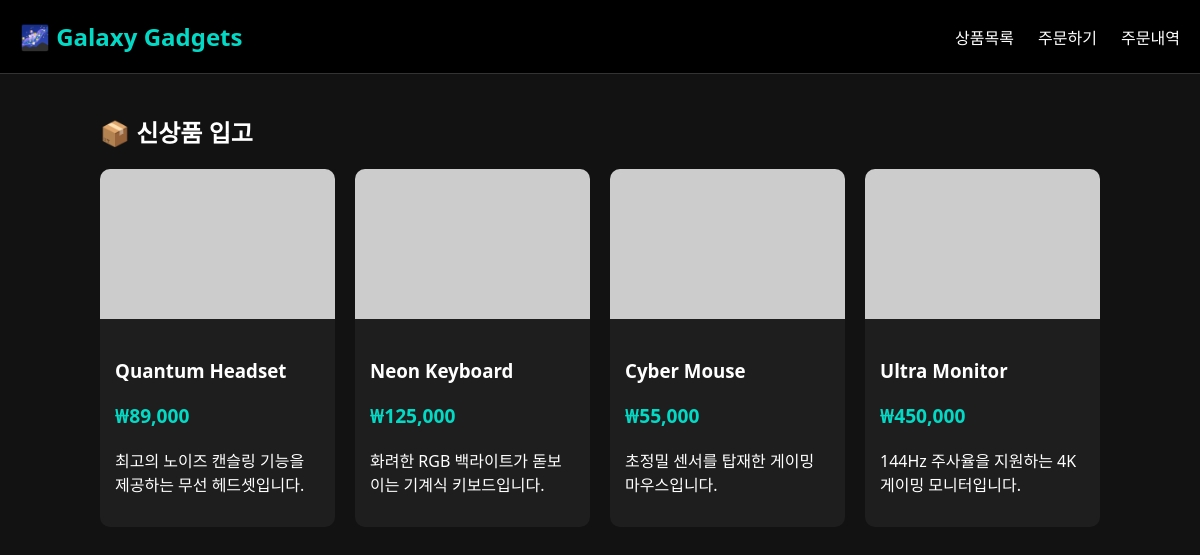
The app's page /app/products.php with its own data.
### tables this page shows
CREATE TABLE IF NOT EXISTS products (
    id INT AUTO_INCREMENT PRIMARY KEY,
    name VARCHAR(100) NOT NULL,
    price INT NOT NULL,
    description TEXT,
    image_url VARCHAR(255)
);

### app/products.php (the view, shortened to what this page needs)
<?php require_once 'db.php'; ?>
<!DOCTYPE html>
<html lang="ko">
<head>
    <link rel="stylesheet" href="style.css">
</head>
<body>
    <header>
        <a href="index.php" class="logo">🌌 Galaxy Gadgets</a>
        <nav>
            <a href="products.php">상품목록</a>
            <a href="order.php">주문하기</a>
            <a href="my_orders.php">주문내역</a>
        </nav>
    </header>
    <main>
        <h2>📦 신상품 입고</h2>
        <div class="product-grid">
            <?php
            $stmt = $pdo->query("SELECT * FROM products");
            while ($row = $stmt->fetch()):
            ?>
            <div class="card">
                <img src="<?= htmlspecialchars($row['image_url']) ?>" alt="상품 이미지">
                <div class="card-body">
                    <h3><?= htmlspecialchars($row['name']) ?></h3>
                    <p class="price">₩<?= number_format($row['price']) ?></p>
                    <p><?= htmlspecialchars($row['description']) ?></p>
                </div>
            </div>
            <?php endwhile; ?>
        </div>
    </main>
</body>
</html>

### app/style.css (style rules this page uses)
:root { --bg-color: #121212; --card-bg: #1e1e1e; --primary: #bb86fc; --secondary: #03dac6; --text: #ffffff; }
body { font-family: 'Segoe UI', Tahoma, Geneva, Verdana, sans-serif; background-color: var(--bg-color); color: var(--text); margin: 0; padding: 0; }
header { background-color: #000; padding: 20px; display: flex; justify-content: space-between; align-items: center; border-bottom: 1px solid #333; }
.logo { font-size: 1.5rem; font-weight: bold; color: var(--secondary); text-decoration: none; }
nav a { color: var(--text); text-decoration: none; margin-left: 20px; font-weight: 500; }
main { max-width: 1000px; margin: 40px auto; padding: 0 20px; }
.product-grid { display: grid; grid-template-columns: repeat(auto-fill, minmax(220px, 1fr)); gap: 20px; }
.card { background-color: var(--card-bg); border-radius: 10px; overflow: hidden; transition: transform 0.2s; }
.card img { width: 100%; height: 150px; object-fit: cover; }
.card-body { padding: 15px; }
.price { color: var(--secondary); font-size: 1.2rem; font-weight: bold; }

### records on screen
products: name "Quantum Headset", price "89,000", description "최고의 노이즈 캔슬링 기능을 제공하는 무선 헤드셋입니다."
products: name "Neon Keyboard", price "125,000", description "화려한 RGB 백라이트가 돋보이는 기계식 키보드입니다."
products: name "Cyber Mouse", price "55,000", description "초정밀 센서를 탑재한 게이밍 마우스입니다."
products: name "Ultra Monitor", price "450,000", description "144Hz 주사율을 지원하는 4K 게이밍 모니터입니다."
